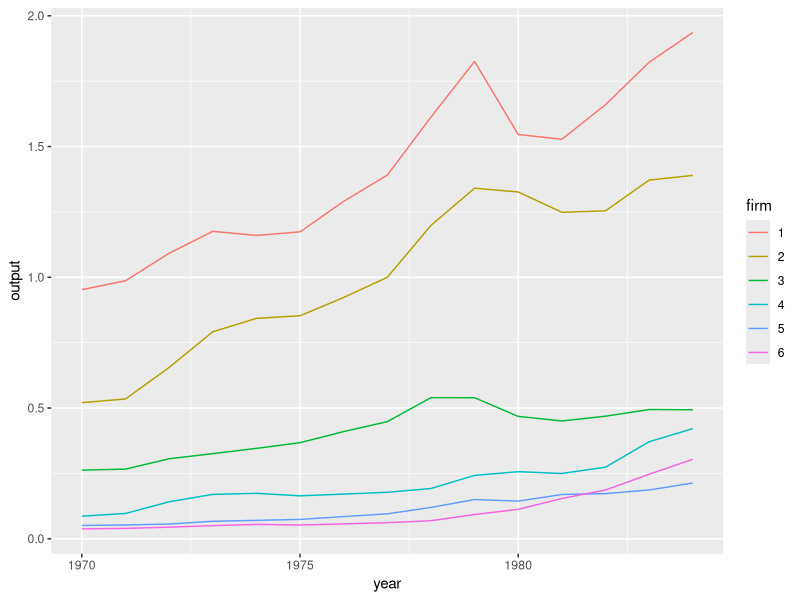
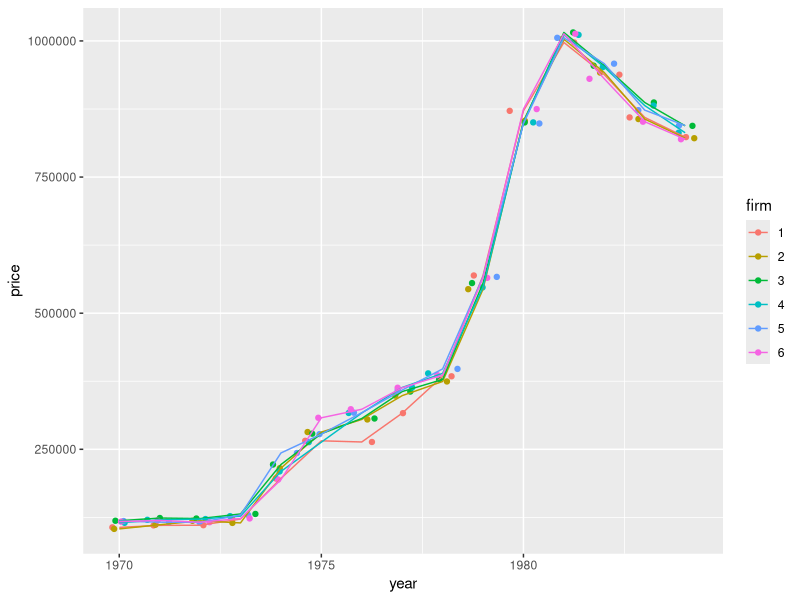
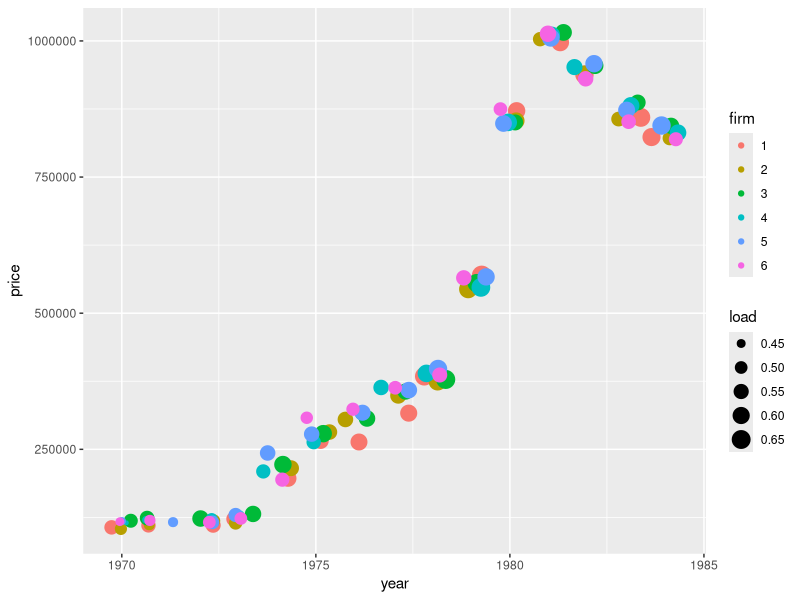

The R source for these figures, in order:
library(ggplot2)

airline <- read.csv("USAirlines.csv")
airline <- airline[,-1]
airline$firm <- as.factor(airline$firm)

ggplot(airline, aes(x = year, y = output, group = firm, color = firm)) + geom_line()
ggplot(airline, aes(x = year, y = price, color = firm)) + geom_point(position = "jitter", size = 1.5) + geom_line()
ggplot(airline, aes(x = year, y = price, color = firm)) + geom_point(aes(size = load), position = "jitter")